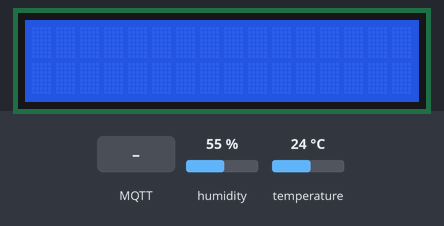
Recording of a sketch running on a simulated ESP8266 (NodeMCU). Parts: 16×2 character LCD. The test bench sets the inputs (shaded band); at power-on: humidity 55 %, temperature 24 °C. WiFi joins after 1.5 s; servers stay silent unless stated; the local clock reads 2024-03-15 10:24:30 at power-on unless the sketch sets it; no MQTT or app messages arrive unless stated; what the sketch prints to the serial monitor is not drawn.

Above: at 3.3 s.
3.4 s: MQTT message "speech_to_text" arrives on the first subscribed topic
At 4.5 s:
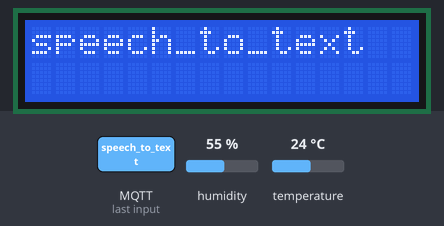
4.9 s: MQTT message "on" arrives on the first subscribed topic
At 5.2 s:
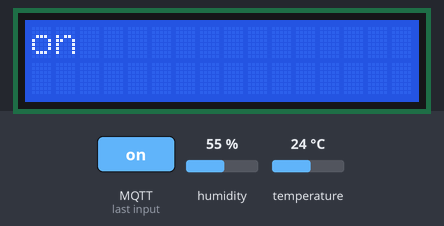
6.4 s: MQTT message "off" arrives on the first subscribed topic
At 7.6 s:
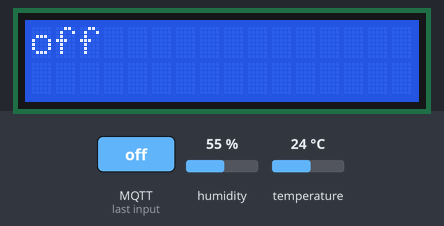
7.9 s: MQTT message "speech_to_text" arrives on the second subscribed topic
At 9.1 s:
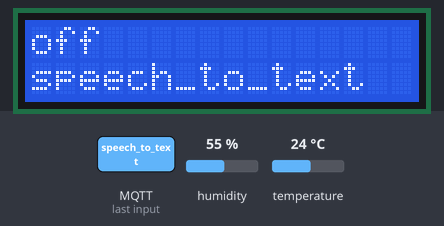
9.4 s: MQTT message "on" arrives on the second subscribed topic
At 9.9 s:
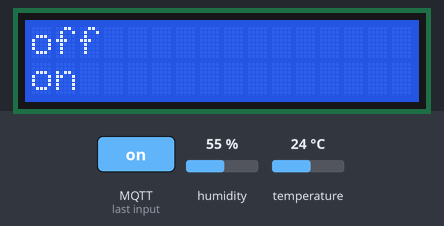
10.9 s: MQTT message "off" arrives on the second subscribed topic
At 12.2 s:
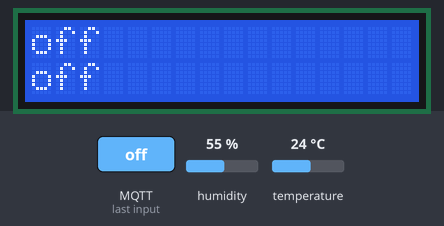
Timing chart, 0 to 13.4 s (numbered marks = the images above; inputs shaded):
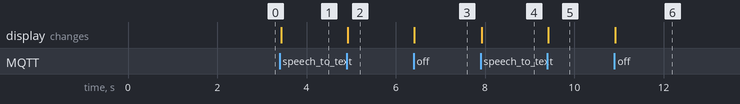

The sketch:

esp8266.ino
```cpp
#include <ESP8266WiFi.h>
#include <PubSubClient.h>
#include <time.h>
#include <Adafruit_Sensor.h>
#include <DHT.h>
#include <LiquidCrystal_I2C.h>

#define DHTPIN 14     // Digital pin connected to the DHT sensor

#define DHTTYPE    DHT11     // DHT 11
unsigned long lastDHTCheck = 0;      // Czas ostatniego odczytu DHT
const unsigned long contactCheckInterval = 3000; // Czas w ms pomiędzy odczytami kontaktrona
const unsigned long dhtCheckInterval = 6000;    // Czas w ms pomiędzy odczytami DHT

DHT dht(DHTPIN, DHTTYPE);
float t = 0.0;
float h = 0.0;

// WiFi credentials
const char *ssid = "A12";             // Replace with your WiFi name
const char *password = "bgzg2418";   // Replace with your WiFi password

// MQTT Broker settings
const int mqtt_port = 8883;  // MQTT port (TLS)
const char *mqtt_broker = "n9ee4478.ala.eu-central-1.emqxsl.com";  // EMQX broker endpoint
const char *mqtt_speech_to_text_topic = "speech_to_text";     // MQTT topic
const char *mqtt_video_to_text_topic = "video_to_text";     // MQTT topic
const char *mqtt_temperature_topic = "temperature";     // MQTT topic
const char *mqtt_username = "esp8266";  // MQTT username for authentication
const char *mqtt_password = "public";  // MQTT password for authentication

// NTP Server settings
const char *ntp_server = "pool.ntp.org";     // Default NTP server
const long gmt_offset_sec = 0;            // GMT offset in seconds (adjust for your time zone)
const int daylight_offset_sec = 0;        // Daylight saving time offset in seconds

// WiFi and MQTT client initialization
BearSSL::WiFiClientSecure espClient;
PubSubClient mqtt_client(espClient);

// SSL certificate for MQTT broker
// Load DigiCert Global Root G2, which is used by EMQX Public Broker: broker.emqx.io
static const char ca_cert[]
PROGMEM = R"EOF(
-----BEGIN CERTIFICATE-----
MIIDrzCCApegAwIBAgIQCDvgVpBCRrGhdWrJWZHHSjANBgkqhkiG9w0BAQUFADBh
MQswCQYDVQQGEwJVUzEVMBMGA1UEChMMRGlnaUNlcnQgSW5jMRkwFwYDVQQLExB3
d3cuZGlnaWNlcnQuY29tMSAwHgYDVQQDExdEaWdpQ2VydCBHbG9iYWwgUm9vdCBD
QTAeFw0wNjExMTAwMDAwMDBaFw0zMTExMTAwMDAwMDBaMGExCzAJBgNVBAYTAlVT
MRUwEwYDVQQKEwxEaWdpQ2VydCBJbmMxGTAXBgNVBAsTEHd3dy5kaWdpY2VydC5j
b20xIDAeBgNVBAMTF0RpZ2lDZXJ0IEdsb2JhbCBSb290IENBMIIBIjANBgkqhkiG
9w0BAQEFAAOCAQ8AMIIBCgKCAQEA4jvhEXLeqKTTo1eqUKKPC3eQyaKl7hLOllsB
CSDMAZOnTjC3U/dDxGkAV53ijSLdhwZAAIEJzs4bg7/fzTtxRuLWZscFs3YnFo97
nh6Vfe63SKMI2tavegw5BmV/Sl0fvBf4q77uKNd0f3p4mVmFaG5cIzJLv07A6Fpt
43C/dxC//AH2hdmoRBBYMql1GNXRor5H4idq9Joz+EkIYIvUX7Q6hL+hqkpMfT7P
T19sdl6gSzeRntwi5m3OFBqOasv+zbMUZBfHWymeMr/y7vrTC0LUq7dBMtoM1O/4
gdW7jVg/tRvoSSiicNoxBN33shbyTApOB6jtSj1etX+jkMOvJwIDAQABo2MwYTAO
BgNVHQ8BAf8EBAMCAYYwDwYDVR0TAQH/BAUwAwEB/zAdBgNVHQ4EFgQUA95QNVbR
TLtm8KPiGxvDl7I90VUwHwYDVR0jBBgwFoAUA95QNVbRTLtm8KPiGxvDl7I90VUw
DQYJKoZIhvcNAQEFBQADggEBAMucN6pIExIK+t1EnE9SsPTfrgT1eXkIoyQY/Esr
hMAtudXH/vTBH1jLuG2cenTnmCmrEbXjcKChzUyImZOMkXDiqw8cvpOp/2PV5Adg
06O/nVsJ8dWO41P0jmP6P6fbtGbfYmbW0W5BjfIttep3Sp+dWOIrWcBAI+0tKIJF
PnlUkiaY4IBIqDfv8NZ5YBberOgOzW6sRBc4L0na4UU+Krk2U886UAb3LujEV0ls
YSEY1QSteDwsOoBrp+uvFRTp2InBuThs4pFsiv9kuXclVzDAGySj4dzp30d8tbQk
CAUw7C29C79Fv1C5qfPrmAESrciIxpg0X40KPMbp1ZWVbd4=
-----END CERTIFICATE-----
)EOF";

// Load DigiCert Global Root CA ca_cert, which is used by EMQX Serverless Deployment
/*
static const char ca_cert[] PROGMEM = R"EOF(
-----BEGIN CERTIFICATE-----
MIIDrzCCApegAwIBAgIQCDvgVpBCRrGhdWrJWZHHSjANBgkqhkiG9w0BAQUFADBh
MQswCQYDVQQGEwJVUzEVMBMGA1UEChMMRGlnaUNlcnQgSW5jMRkwFwYDVQQLExB3
d3cuZGlnaWNlcnQuY29tMSAwHgYDVQQDExdEaWdpQ2VydCBHbG9iYWwgUm9vdCBD
QTAeFw0wNjExMTAwMDAwMDBaFw0zMTExMTAwMDAwMDBaMGExCzAJBgNVBAYTAlVT
MRUwEwYDVQQKEwxEaWdpQ2VydCBJbmMxGTAXBgNVBAsTEHd3dy5kaWdpY2VydC5j
b20xIDAeBgNVBAMTF0RpZ2lDZXJ0IEdsb2JhbCBSb290IENBMIIBIjANBgkqhkiG
9w0BAQEFAAOCAQ8AMIIBCgKCAQEA4jvhEXLeqKTTo1eqUKKPC3eQyaKl7hLOllsB
CSDMAZOnTjC3U/dDxGkAV53ijSLdhwZAAIEJzs4bg7/fzTtxRuLWZscFs3YnFo97
nh6Vfe63SKMI2tavegw5BmV/Sl0fvBf4q77uKNd0f3p4mVmFaG5cIzJLv07A6Fpt
43C/dxC//AH2hdmoRBBYMql1GNXRor5H4idq9Joz+EkIYIvUX7Q6hL+hqkpMfT7P
T19sdl6gSzeRntwi5m3OFBqOasv+zbMUZBfHWymeMr/y7vrTC0LUq7dBMtoM1O/4
gdW7jVg/tRvoSSiicNoxBN33shbyTApOB6jtSj1etX+jkMOvJwIDAQABo2MwYTAO
BgNVHQ8BAf8EBAMCAYYwDwYDVR0TAQH/BAUwAwEB/zAdBgNVHQ4EFgQUA95QNVbR
TLtm8KPiGxvDl7I90VUwHwYDVR0jBBgwFoAUA95QNVbRTLtm8KPiGxvDl7I90VUw
DQYJKoZIhvcNAQEFBQADggEBAMucN6pIExIK+t1EnE9SsPTfrgT1eXkIoyQY/Esr
hMAtudXH/vTBH1jLuG2cenTnmCmrEbXjcKChzUyImZOMkXDiqw8cvpOp/2PV5Adg
06O/nVsJ8dWO41P0jmP6P6fbtGbfYmbW0W5BjfIttep3Sp+dWOIrWcBAI+0tKIJF
PnlUkiaY4IBIqDfv8NZ5YBberOgOzW6sRBc4L0na4UU+Krk2U886UAb3LujEV0ls
YSEY1QSteDwsOoBrp+uvFRTp2InBuThs4pFsiv9kuXclVzDAGySj4dzp30d8tbQk
CAUw7C29C79Fv1C5qfPrmAESrciIxpg0X40KPMbp1ZWVbd4=
-----END CERTIFICATE-----
)EOF";
*/

// LCD number if columns and rows
int lcdColumns = 16;
int lcdRows = 2;

// set LCD address, number of columns and rows
LiquidCrystal_I2C lcd(0x27, lcdColumns, lcdRows);

// Function declarations
void connectToWiFi();

void connectToMQTT();

void syncTime();

void mqttCallback(char *topic, byte *payload, unsigned int length);

void setup() {
    Serial.begin(115200);
    lcd.init();
    lcd.backlight();
    connectToWiFi();
    syncTime();  // X.509 validation requires synchronization time
    mqtt_client.setServer(mqtt_broker, mqtt_port);
    mqtt_client.setCallback(mqttCallback);
    connectToMQTT();
    dht.begin();
}

void connectToWiFi() {
    WiFi.begin(ssid, password);
    while (WiFi.status() != WL_CONNECTED) {
        delay(1000);
        Serial.println("Connecting to WiFi...");
    }
    Serial.println("Connected to WiFi");
}

void syncTime() {
    configTime(gmt_offset_sec, daylight_offset_sec, ntp_server);
    Serial.print("Waiting for NTP time sync: ");
    while (time(nullptr) < 8 * 3600 * 2) {
        delay(1000);
        Serial.print(".");
    }
    Serial.println("Time synchronized");
    struct tm timeinfo;
    if (getLocalTime(&timeinfo)) {
        Serial.print("Current time: ");
        Serial.println(asctime(&timeinfo));
    } else {
        Serial.println("Failed to obtain local time");
    }
}

void measure(){
  unsigned long currentMillis = millis();
  if (currentMillis - lastDHTCheck >= dhtCheckInterval) {
    lastDHTCheck = currentMillis; // Zaktualizuj czas ostatniego odczytu

    float h = dht.readHumidity();
    float t = dht.readTemperature();

    if (isnan(h) || isnan(t)) {
      Serial.println(F("Failed to read from DHT sensor!"));
      return;
    }

    // Tworzenie JSON-a z danymi
    String payload = String(t);

    mqtt_client.publish(mqtt_temperature_topic, payload.c_str());

    Serial.print(F("Wilgotność: "));
    Serial.print(h);
    Serial.print(F("%  Temperatura: "));
    Serial.print(t);
    Serial.print(F("°C \n"));
  }
}

void connectToMQTT() {
    BearSSL::X509List serverTrustedCA(ca_cert);
    espClient.setTrustAnchors(&serverTrustedCA);
    while (!mqtt_client.connected()) {
        String client_id = "esp8266-client-" + String(WiFi.macAddress());
        Serial.printf("Connecting to MQTT Broker as %s.....\n", client_id.c_str());
        if (mqtt_client.connect(client_id.c_str(), mqtt_username, mqtt_password)) {
            Serial.println("Connected to MQTT broker");
            mqtt_client.subscribe(mqtt_speech_to_text_topic);
            mqtt_client.subscribe(mqtt_video_to_text_topic);
            // Publish message upon successful connection
            mqtt_client.publish(mqtt_speech_to_text_topic, "Hi EMQX I'm ESP8266 ^^");
            mqtt_client.publish(mqtt_video_to_text_topic, "Hi EMQX I'm ESP8266 ^^");
            mqtt_client.publish(mqtt_temperature_topic, "Hi EMQX I'm ESP8266 ^^");
        } else {
            char err_buf[128];
            espClient.getLastSSLError(err_buf, sizeof(err_buf));
            Serial.print("Failed to connect to MQTT broker, rc=");
            Serial.println(mqtt_client.state());
            Serial.print("SSL error: ");
            Serial.println(err_buf);
            delay(5000);
        }
    }
}

void mqttCallback(char *topic, byte *payload, unsigned int length) {
    String message = "";

    int cursorPosition = (strcmp(topic, "speech_to_text") == 0) ? 0 : 1;

    for (unsigned int i = 0; i < length; i++) {
        message += (char)payload[i];
    }

    message = replacePolishChars(message);

    if (length > 16){
      for (unsigned int start = 0; start < length; start += 16) {
            String fragment = message.substring(start, start + 16);
            lcd.setCursor(0, cursorPosition);
            lcd.print("                "); // Czyszczenie linii
            lcd.setCursor(0, cursorPosition);
            lcd.print(fragment);
            delay(750);
        }
    }
    else{
      lcd.setCursor(0, cursorPosition);
      lcd.print("                ");
      lcd.setCursor(0, cursorPosition);

      lcd.print(message);
    }

    Serial.print("Message received on topic ");
    Serial.print(topic);
    Serial.print(": ");
    Serial.println(message);
}

String replacePolishChars(String text) {
    text.replace("ą", "a");
    text.replace("ć", "c");
    text.replace("ę", "e");
    text.replace("ł", "l");
    text.replace("ń", "n");
    text.replace("ó", "o");
    text.replace("ś", "s");
    text.replace("ź", "z");
    text.replace("ż", "z");
    text.replace("Ą", "A");
    text.replace("Ć", "C");
    text.replace("Ę", "E");
    text.replace("Ł", "L");
    text.replace("Ń", "N");
    text.replace("Ó", "O");
    text.replace("Ś", "S");
    text.replace("Ź", "Z");
    text.replace("Ż", "Z");
    return text;
}


void loop() {
    lcd.setCursor(0, 0);
    if (!mqtt_client.connected()) {
        connectToMQTT();
    }
    mqtt_client.loop();

    measure();
}
```

Measured:
- after the input at 3.4 s, the display: changes at once (image 1)
- after the input at 4.9 s, the display: changes at once (image 2)
- after the input at 6.4 s, the display: changes at once (image 3)
- after the input at 7.9 s, the display: changes at once (image 4)
- after the input at 9.4 s, the display: changes at once (image 5)
- after the input at 10.9 s, the display: changes at once (image 6)
